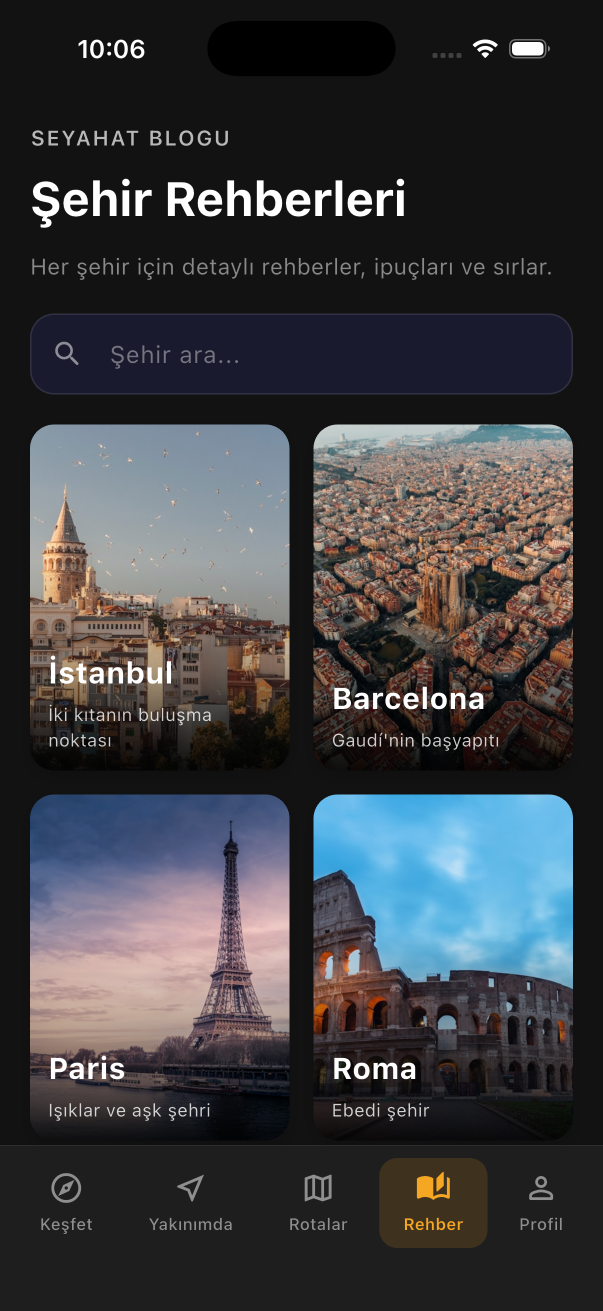
#> input picture assets/ios_perfectly_circular.png, 1206 x 2622 px (shown at 1/2 size)
$ python -i generate_blurhashes.py   (imports and definitions only)
#> lines starting #> are read from the running program, lines starting #| are printed output that depends on the picture
#!/usr/bin/env python3
"""
Blurhash oluşturma script'i
Mevcut şehir JSON dosyalarındaki fotoğraflar için blurhash string'leri üretir.

Kullanım:
    python tools/generate_blurhashes.py

Gereksinimler:
    pip install Pillow blurhash
"""

import json
import os
import sys
from pathlib import Path
from urllib.request import urlopen
from io import BytesIO

try:
    from PIL import Image
    from blurhash import encode
except ImportError:
    print("❌ Gereksinimler eksik:")
    print("   pip install Pillow blurhash")
    sys.exit(1)


def download_image(url: str) -> Image.Image:
    """URL'den görseli indir ve PIL Image olarak dön."""
    try:
        with urlopen(url) as response:
            img_data = response.read()
        img = Image.open(BytesIO(img_data))
        if img.mode != 'RGB':
            img = img.convert('RGB')
        return img
    except Exception as e:
        print(f"  ⚠️ Görsel indirilemedi: {url} - {e}")
        return None


def generate_blurhash(image_url: str) -> str:
    """Görsel URL'sinden blurhash üret."""
    img = download_image(image_url)
    if img is None:
        return None

    # Resize to 32x32 for blurhash (standard size)
    img = img.resize((32, 32), Image.LANCZOS)

    # Convert to RGB
    if img.mode != 'RGB':
        img = img.convert('RGB')

    # Convert to 2D array of RGB values (required by blurhash library)
    pixels = [[list(img.getpixel((x, y))) for x in range(32)] for y in range(32)]

    # Encode blurhash (4 components X, 3 components Y is standard)
    blurhash_str = encode(pixels, 4, 3)
    return blurhash_str


# [76 lines left out: functions process_city_json, main, not called in this run]


# [2 lines not run here, left out]

>>> import cv2
>>> picture = cv2.imread('../assets/ios_perfectly_circular.png', cv2.IMREAD_GRAYSCALE)
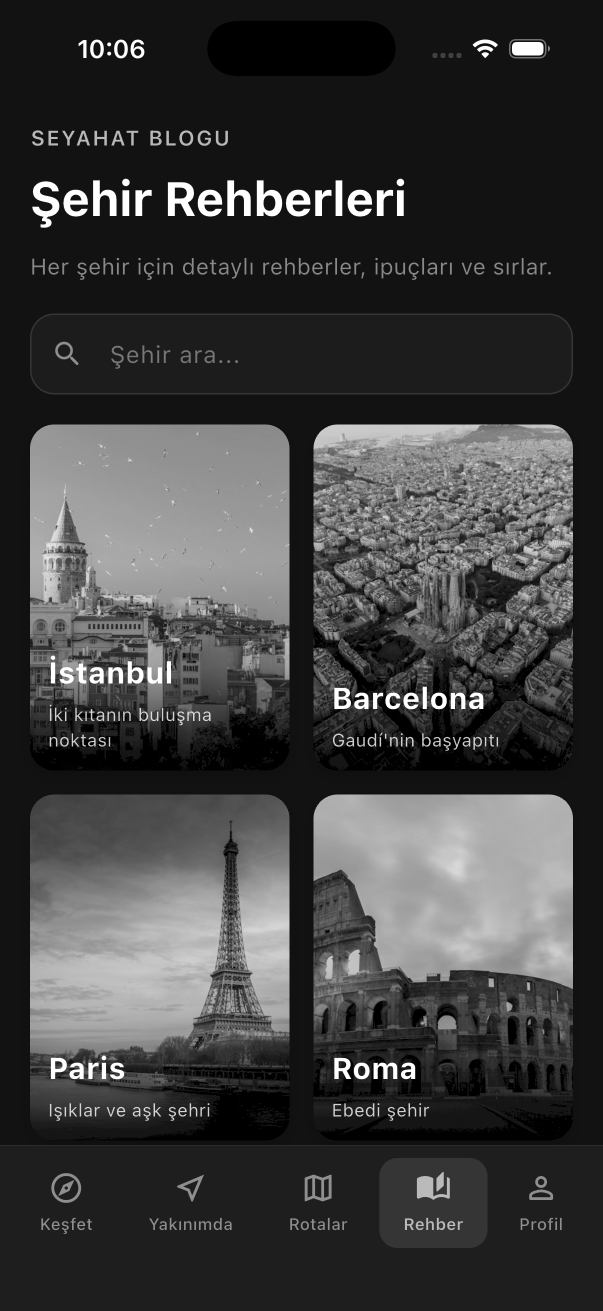
#> picture: shape (2622, 1206) (shown at 1/2 size); min 0, max 255, mean 61.9
#> (the run stopped early here; a loop or call above may not have finished)

$ run again, on assets/rollback_verify.png
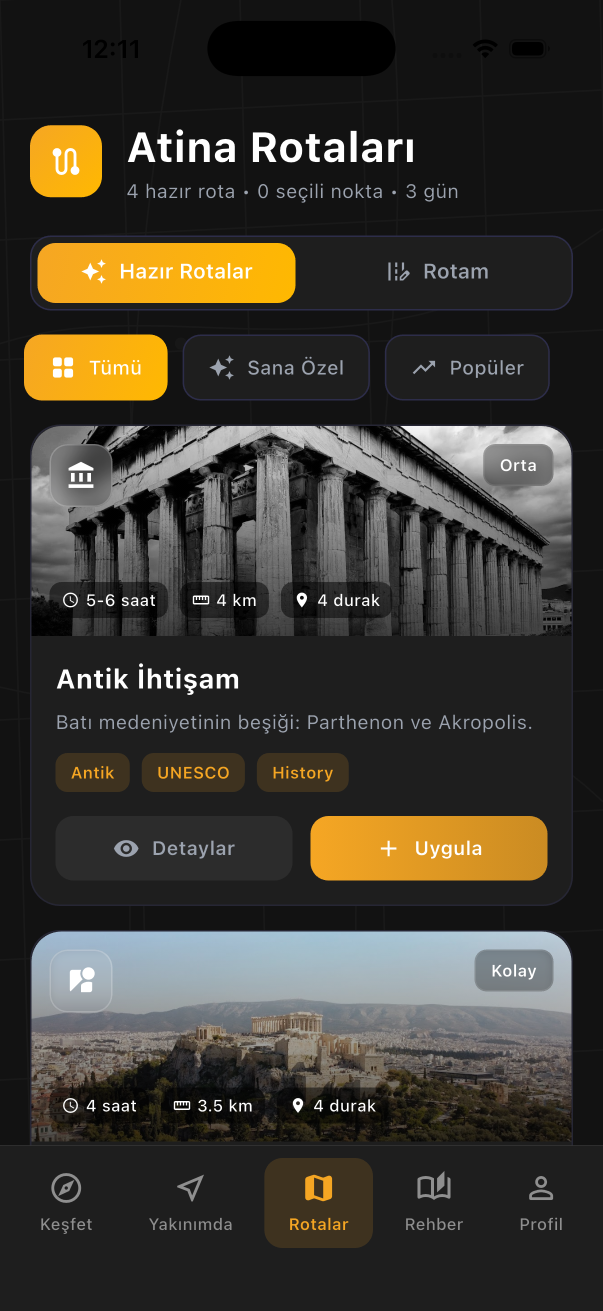
#> input picture assets/rollback_verify.png, 1206 x 2622 px (shown at 1/2 size)
#> `picture = cv2.imread('../assets/ios_perfectly_circular.png', cv2.IMREA..`:
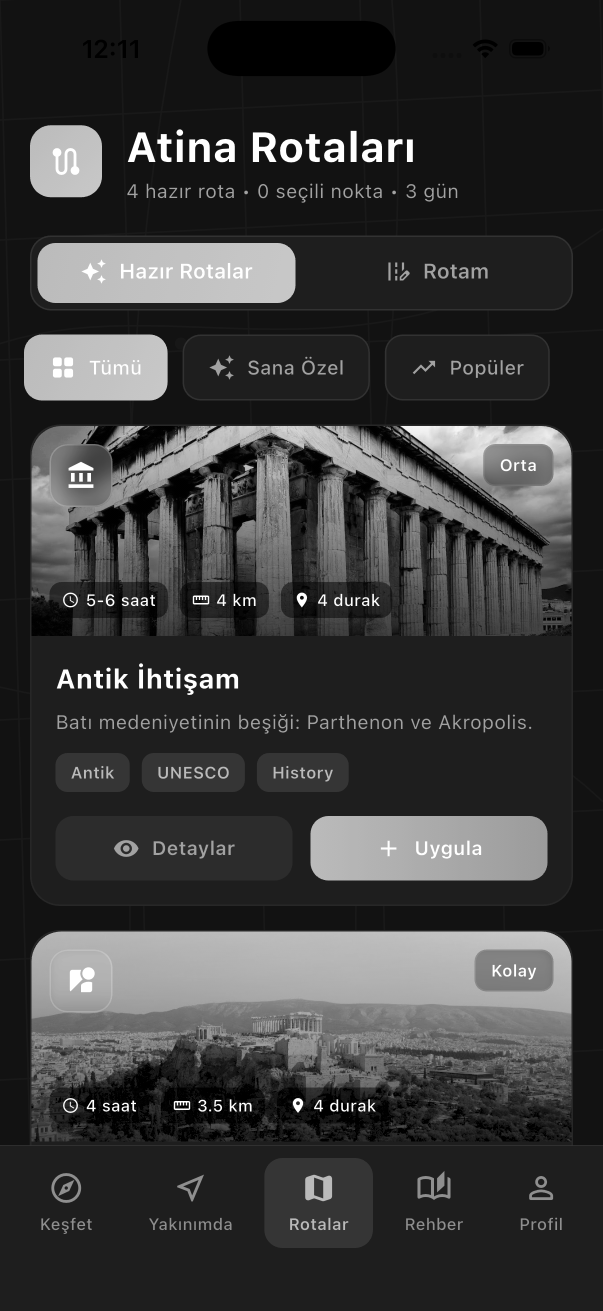
#> picture: shape (2622, 1206) (shown at 1/2 size); min 0, max 255, mean 57.7

$ run again, on assets/splash_debug.png
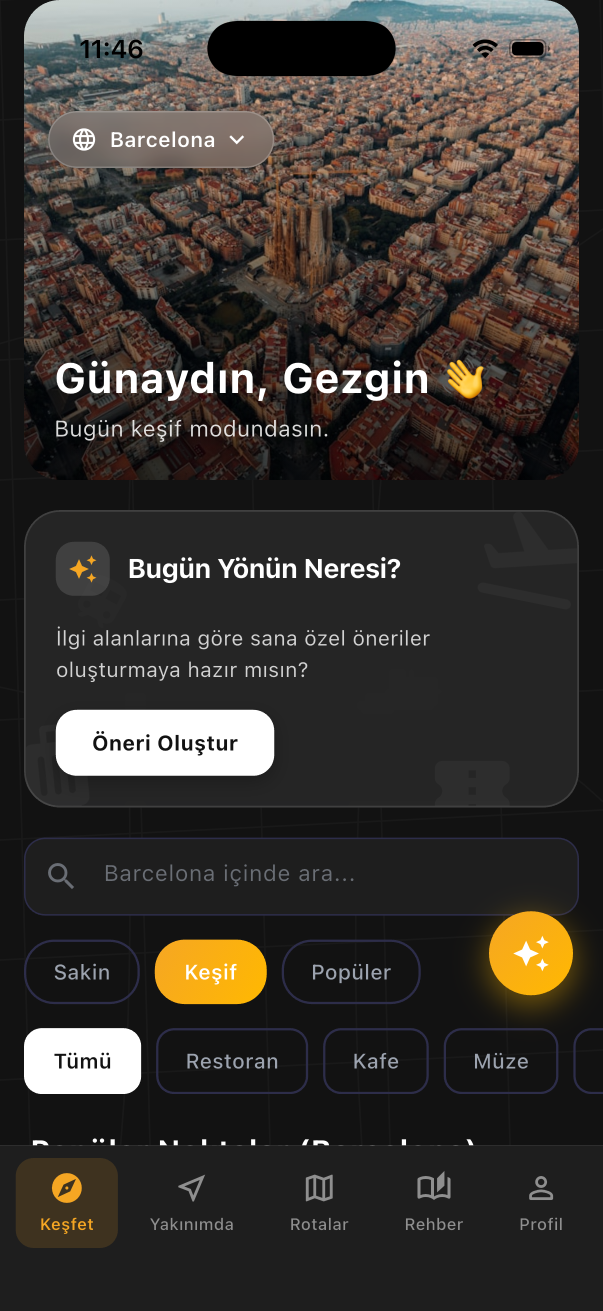
#> input picture assets/splash_debug.png, 1206 x 2622 px (shown at 1/2 size)
#> `picture = cv2.imread('../assets/ios_perfectly_circular.png', cv2.IMREA..`:
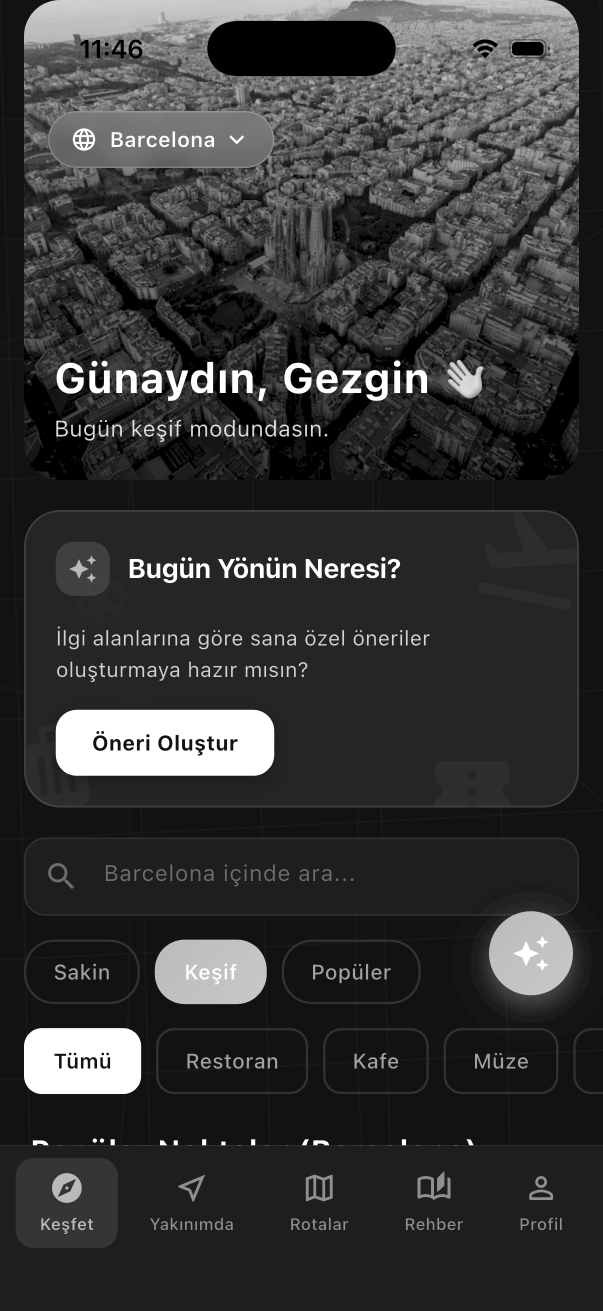
#> picture: shape (2622, 1206) (shown at 1/2 size); min 0, max 255, mean 53.8

$ run again, on assets/temp_feature.jpg
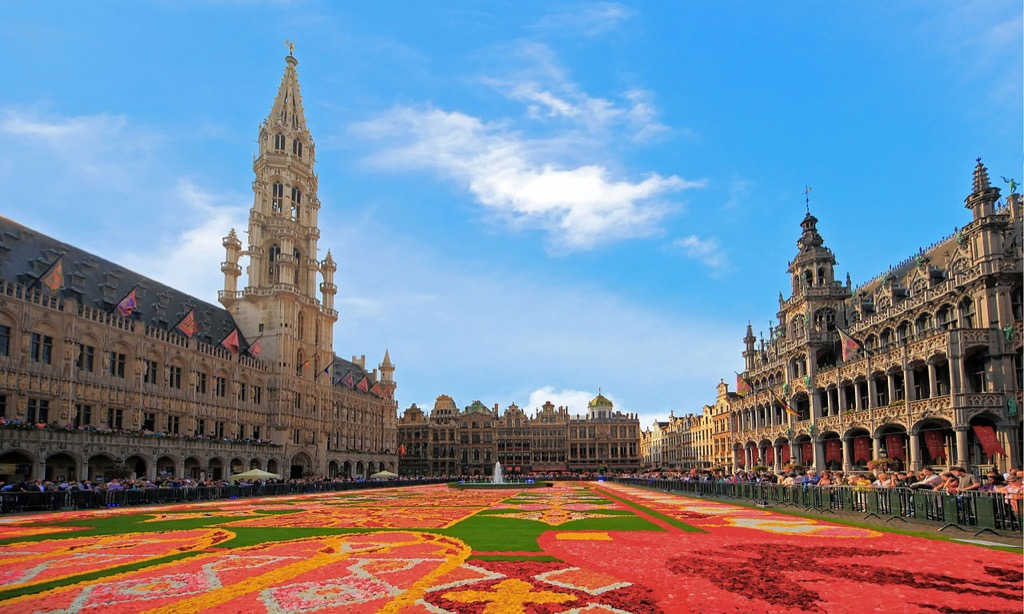
#> input picture assets/temp_feature.jpg, 1024 x 614 px
#> `picture = cv2.imread('../assets/ios_perfectly_circular.png', cv2.IMREA..`:
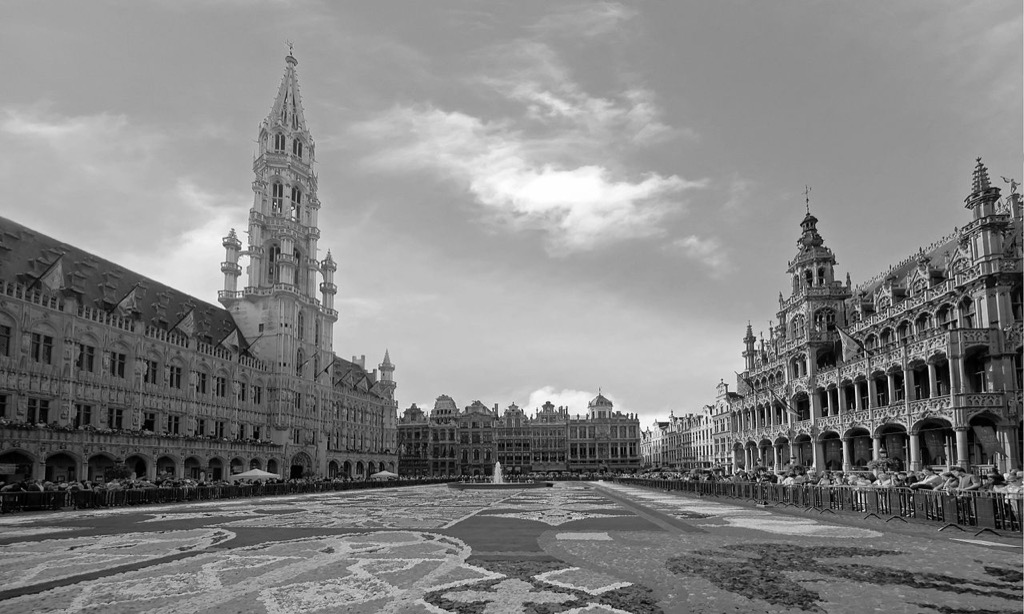
#> picture: shape (614, 1024); min 0, max 255, mean 131.9
